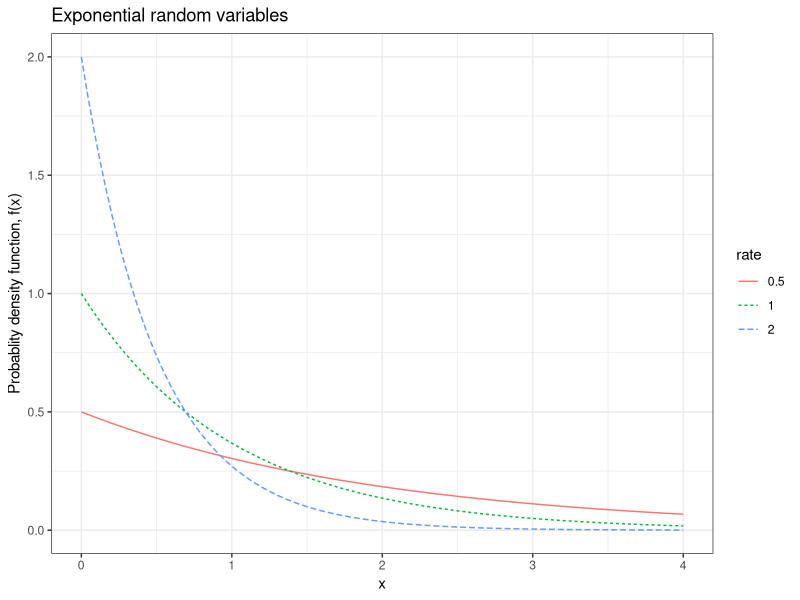
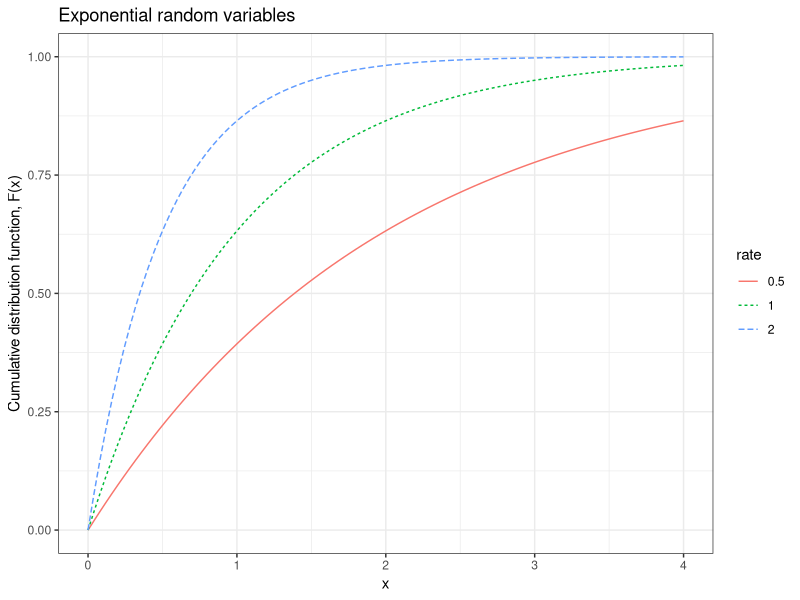

These figures' R source, in order:
## ----libraries, message=FALSE, warning=FALSE, cache=FALSE---------------------------------------
library("tidyverse")


## ----set_seed, echo=FALSE-----------------------------------------------------------------------
set.seed(20200915)


## -----------------------------------------------------------------------------------------------
d <- expand.grid(rate = c(0.5,1,2), 
                 x = seq(0, 4, length = 101)) %>%
  dplyr::mutate(pdf = dexp(x, rate = rate),
                cdf = pexp(x, rate = rate),
                rate = as.character(rate))

ggplot(d, aes(x=x, y = pdf, group = rate, color = rate, linetype = rate)) +
  geom_line() + 
  labs(y = "Probablity density function, f(x)",
       title = "Exponential random variables") +
  theme_bw()


## -----------------------------------------------------------------------------------------------
ggplot(d, aes(x=x, y = cdf, group = rate, color = rate, linetype = rate)) +
  geom_line() + 
  labs(y = "Cumulative distribution function, F(x)",
       title = "Exponential random variables") +
  theme_bw()
